Frame 1 (no input): blank canvas, image omitted
Frame 60 (no input): blank canvas, image omitted
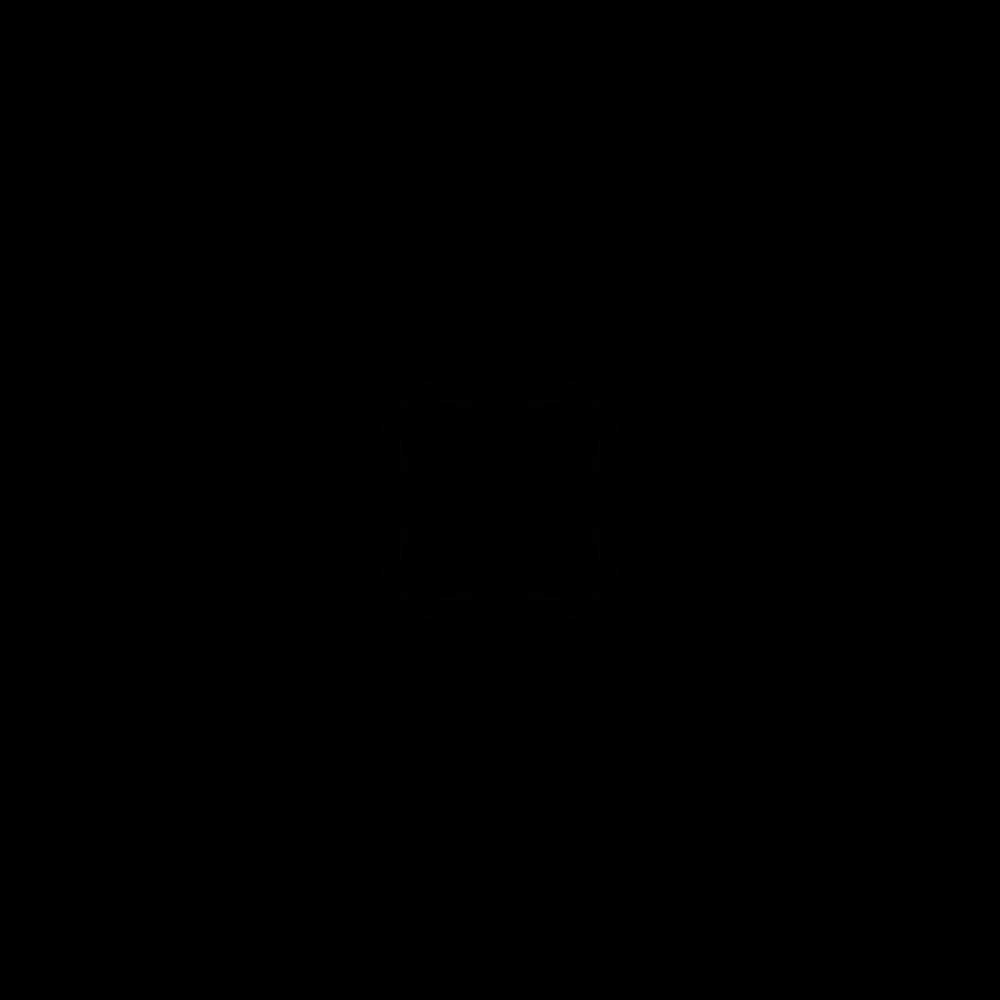
Frame 120 (the mouse pressed at the canvas centre since frame 60)

The p5.js sketch whose frames 1 and 60 were blank and that drew this single picture after the mouse press (run headless with seeded random() and noise() and a simulated clock; from frame 60 on, the mouse is pressed at the canvas centre):

// p5.js sketch
// ── sketch.js
var cSize, degree, angle, scaleFactor, lastBreak, degSlide;

function setup() {
  cSize = min(windowWidth, windowHeight);
  angle = radians(2);
  degSlide = createSlider(3, 1000, 400);
  degSlide.changed(reset);
  setDegree(degSlide.value())

  createCanvas(cSize, cSize);
  setFrameRate(30);
  colorMode(HSB);
  background(0);
  noFill();
}

function setDegree(deg) {
  degree = deg;
  var theta = (degree - 2) * PI / degree
  scaleFactor = sin(theta) / (sin(angle) + sin(PI - theta - angle));
}

function drawPoly() {
  beginShape();
  for(var i = 0; i < degree; i++) {
    strokeWeight(log(frameCount) / degree);
    var vx = sin(i * TWO_PI / degree) / 2;
    var vy = cos(i * TWO_PI / degree) / 2;
    for(var t = 0; t < log(log(degree)); t++) {
      vx *= cos(vx * log(frameCount));
      vy *= cos(vy * log(frameCount));
    }
    vertex(cSize * vx, cSize * vy);
  }
  endShape(CLOSE);
}

function draw() {
  var f = frameCount - lastBreak;
  var sf = pow(scaleFactor, f);
  stroke((log(frameCount) * degree) % 360, 100, 100);
  translate(width / 2, height /2);
  rotate(sin(f / degree) * angle * degree);
  scale(sf);
  drawPoly();
}

function reset() {
  background(0);
  lastBreak = frameCount
  setDegree(degSlide.value());
}
